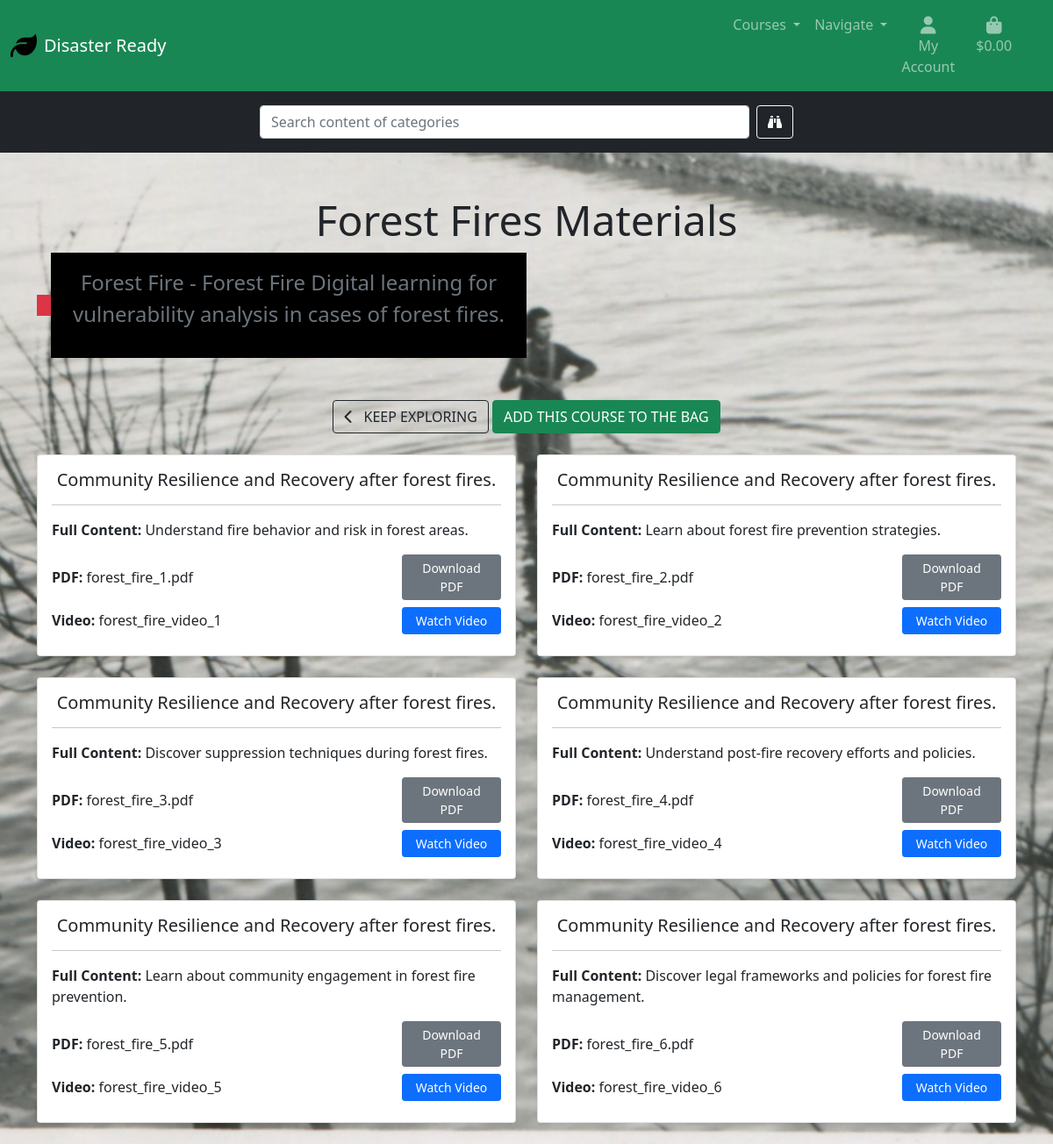
The page /categories/2/ on the database as committed earlier.
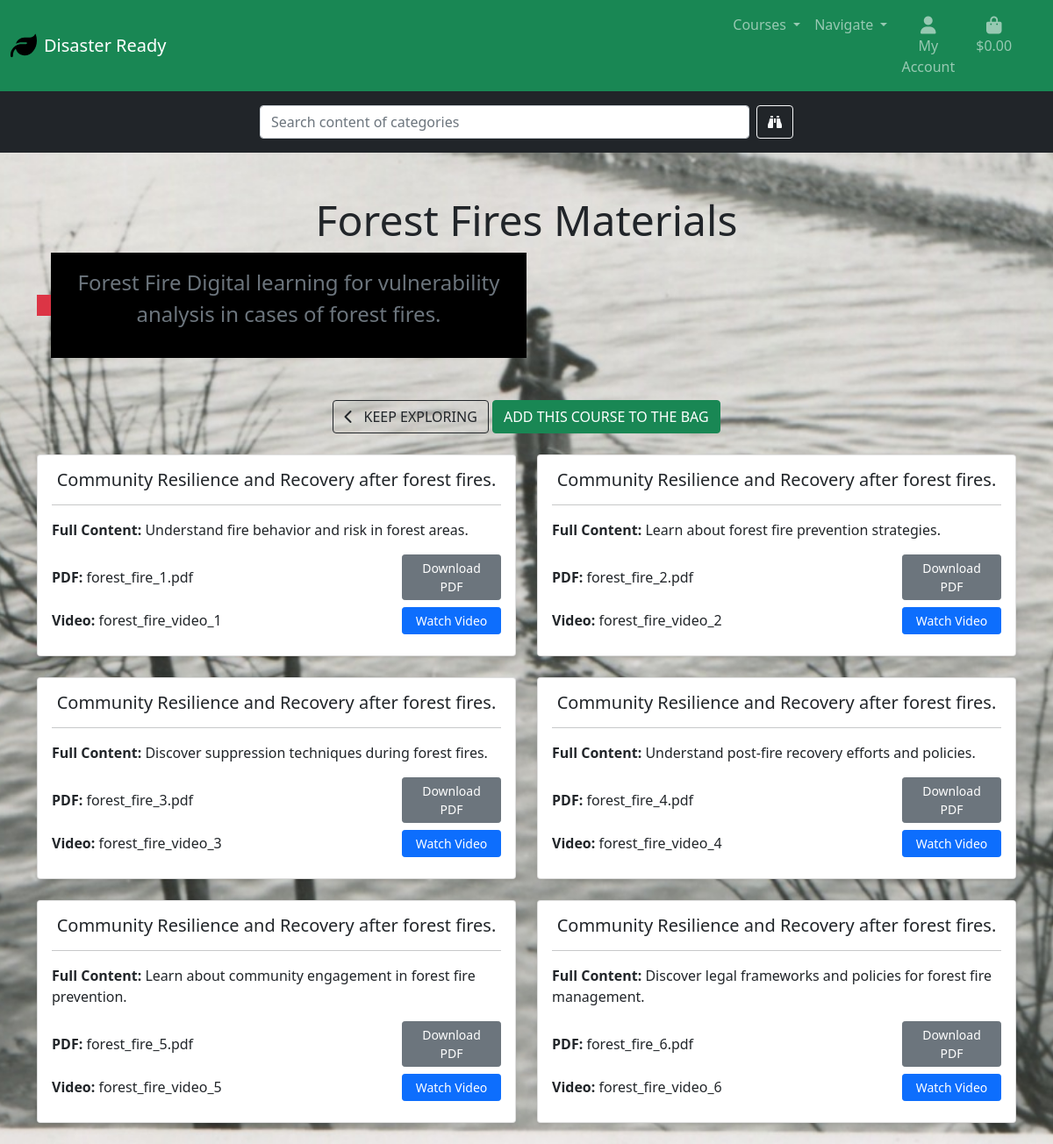
The same page on the database as committed later.
### products/models.py (models this page shows, shortened)
class Category(models.Model):
    name = models.CharField(max_length=50)
    friendly_name = models.CharField(max_length=100)
    difficulty_level = models.CharField(max_length=50)
    credits = models.IntegerField()
    number_of_lectures = models.IntegerField()
    est_time = models.IntegerField()
    short_description = models.TextField(max_length=255)
    long_description = models.TextField(max_length=1000)
    test = models.BooleanField(default=False)
    logo = models.ImageField(upload_to='logos/', null=True, blank=True)
    price = models.IntegerField(null=True, blank=True)
    starting_date = models.CharField(max_length=100, null=True, blank=True)

class Material(models.Model):
    category = models.ForeignKey(Category, on_delete=models.CASCADE)
    short_description = models.TextField(max_length=255)
    full_content = models.TextField()
    pdf_file = models.FileField(upload_to='pdfs/', null=True, blank=True)
    video_url = models.URLField(max_length=200, null=True, blank=True)
    video_name = models.CharField(max_length=255, null=True, blank=True)
    pdf_name = models.CharField(max_length=255, null=True, blank=True)
    def get_pdf_name(self):
        return self.pdf_name or "No PDF"

### products/views.py (the view)
# urls.py: path('<int:category_id>/', views.category_detail, name='materials'),
def category_detail(request, category_id):
    category = get_object_or_404(Category, pk=category_id)
    materials = Material.objects.filter(category=category)
    context = {
        'category': category,
        'materials': materials,
    }
    return render(request, 'products/material.html', context)

### bag/contexts.py (called while the page is built, shortened)
def bag_contents(request):
    bag_items = []
    total = 0
    product_count = 0
    discount = 0
    bag = request.session.get('bag', {})
    if total > settings.DISCOUNT_TRESHOLD:
        discount = total * Decimal(settings.STANDART_DISCOUNT_PERCENTAGE / 100)
        discounted_total = total - discount
    else:
        discounted_total = total
    context = {
        'bag_items': bag_items,
        'total': total,
        'product_count': product_count,
        'discount': discount,
        'STANDART_DISCOUNT_PERCENTAGE': settings.STANDART_DISCOUNT_PERCENTAGE,
        'DISCOUNT_TRESHOLD': settings.DISCOUNT_TRESHOLD,
    }
    return context

### products/templates/products/material.html (shortened to what this page needs)
{% extends "base.html" %}
{% load static %}
{% block content %}
<div class="container mt-5">
    <div class="text-center mb-4">
        <h1 class="display-5">{{ category.name }}s Materials</h1>
        <div class="text-center flex-row head-section">
            <div class="bg-danger material-logo-div">
            </div>
            <div id="materials-subtitle-field">
                <p class="lead text-muted text-white p-3 fs-4">{{ category.short_description }}</p>
            </div>
        </div>
        <form class="form" action="{% url 'add_to_bag' category.id %}" method="POST">
            <div class="row">
                <div class="col-12">
                    <a href="{% url 'categories' %}" class="btn btn-outline-dark mt-5">
                        <span class="me-2">
                            <i class="fas fa-chevron-left"></i>
                        </span>
                        <span class="text-uppercase">Keep Exploring</span>
                    </a>
                    <input type="submit" class="btn btn-success text-uppercase mt-5" value="Add This Course to the Bag">
                </div>
            </div>
        </form>
    </div>
    <div class="row">
        {% for material in materials %}
        <div class="col-md-6 mb-4">
            <div class="card h-100 shadow-sm">
                <div class="card-body">
                    <h5 class="card-title text-center">{{ material.short_description }}</h5>
                    <hr>
                    <p class="card-text"><strong>Full Content:</strong> {{ material.full_content }}</p>
                    {% if material.pdf_name or material.pdf_file %}
                    <div class="d-flex justify-content-between align-items-center mb-2">
                        {% if material.pdf_name %}
                        <span><strong>PDF:</strong> {{ material.get_pdf_name }}</span>
                        {% endif %}
                        {% if material.pdf_file %}
                        <a href="{{ material.pdf_file.url }}" class="btn btn-secondary btn-sm material-buttons"
                            target="">Download
                            PDF</a>
                        {% endif %}
                    </div>
                    {% endif %}
                    {% if material.video_name or material.video_url %}
                    <div class="d-flex justify-content-between align-items-center mb-2">
                        {% if material.video_name %}
                        <span><strong>Video:</strong> {{ material.video_name }}</span>
                        {% endif %}
                        {% if material.video_url %}
                        <a href="{{ material.video_url }}" class="btn btn-primary btn-sm material-buttons"
                            target="">Watch
                            Video</a>
                        {% endif %}
                    </div>
                    {% endif %}
                </div>
            </div>
        </div>
        {% endfor %}
    </div>
</div>
{% endblock %}

### templates/base.html (shortened to what this page needs)
{% load static %}
<!doctype html>
<html lang="en">
<head>
  {% block corecss %}
  <link href="https://cdn.jsdelivr.net/npm/bootstrap@5.0.2/dist/css/bootstrap.min.css" rel="stylesheet"
>
  <link rel="stylesheet" href="{% static 'css/base.css' %}">
  <link href="https://cdn.jsdelivr.net/npm/bootstrap-icons/font/bootstrap-icons.css" rel="stylesheet">
  {% endblock %}
</head>
<body>
  {% block page_header %}
  <!DOCTYPE html>
  <html lang="en">
  <head>
    <link href="https://cdn.jsdelivr.net/npm/bootstrap@5.0.2/dist/css/bootstrap.min.css" rel="stylesheet">
  </head>
  <body>
    <nav class="navbar navbar-expand-lg navbar-dark bg-success">
      <div class="container-fluid d-flex">
        <a class="navbar-brand d-flex align-items-center" href="{% url 'home' %}">
          <img src="{% static 'images/leaf-solid.svg' %}" alt="Logo" width="30" height="30"
            class="d-inline-block align-top me-2">
          <span>Disaster Ready</span>
        </a>
        <div class="collapse navbar-collapse" id="navbarContent">
          <ul class="navbar-nav ms-auto">
            <li class="nav-item dropdown">
              <a class="nav-link dropdown-toggle" href="#" id="categoriesDropdown" role="button"
                data-bs-toggle="dropdown" aria-expanded="false">
                Courses
              </a>
            </li>
            <li class="nav-item dropdown">
              <a class="nav-link dropdown-toggle" href="#" id="navigationDropdown" role="button"
                data-bs-toggle="dropdown" aria-expanded="false">
                Navigate
              </a>
            </li>
            <div class="col-12 col-lg-4 my-auto py-1 py-lg-0">
              <ul class="list-inline list-unstyled text-center text-lg-end my-0 d-flex">
                <li class="list-inline-item dropdown">
                  <a class="text-black nav-link" href="#" id="user-options" data-bs-toggle="dropdown"
                    aria-expanded="false">
                    <div class="text-center">
                      <div><i class="fas fa-user fa-lg"></i></div>
                      <p class="my-0">My Account</p>
                    </div>
                  </a>
                </li>
                <li class="list-inline-item">
                  <a class="{% if grand_total %}text-primary fw-bold{% else %}text-black{% endif %} nav-link" href="{% url 'view_bag' %}">
                    <div class="text-center">
                      <div><i class="fas fa-shopping-bag fa-lg"></i></div>
                      <p class="my-0">
                        {% if grand_total %}
                        ${{ grand_total|floatformat:2 }}
                        {% else %}
                        $0.00
                        {% endif %}
                      </p>
                    </div>
                  </a>
                </li>
              </ul>
            </div>
          </ul>
        </div>
      </div>
    </nav>
    <div class="bg-dark py-3">
      <div class="container text-center">
        <form method="GET" action="" class="d-flex justify-content-center align-items-center">
          <input class="form-control w-50 me-2" type="text" name='q' placeholder="Search content of categories"
            aria-label="Search">
          <button class="btn btn-outline-light" type="submit">
            <i class="fa-solid fa-binoculars"></i>
          </button>
        </form>
      </div>
    </div>
  </body>
  </html>
  {% endblock %}
  {% block content %}
  {% endblock %}
</body>
</html>

### static/css/base.css (style rules this page uses)
html { height: 100%; }
body { background: url('/media/cover_photo.jpg') no-repeat center center fixed; background-size: cover; height: calc(100vh - 164px); color: #555; font-family: 'Lato'; }
.head-section { display: flex; flex-direction: row; justify-content: center; align-items: center; flex-grow: 1; width: 50%; }
#materials-subtitle-field { background-color: black; }
.material-buttons { width: 113px; }
.material-logo-div { width: auto; height: auto; }

Rows that differ between the two databases and show on the page:
changed Category "Forest Fire": short_description "Forest Fire - Forest Fire Digital learning for vulnerability analysis in cases of forest fires." → "Forest Fire Digital learning for vulnerability analysis in cases of forest fires."
